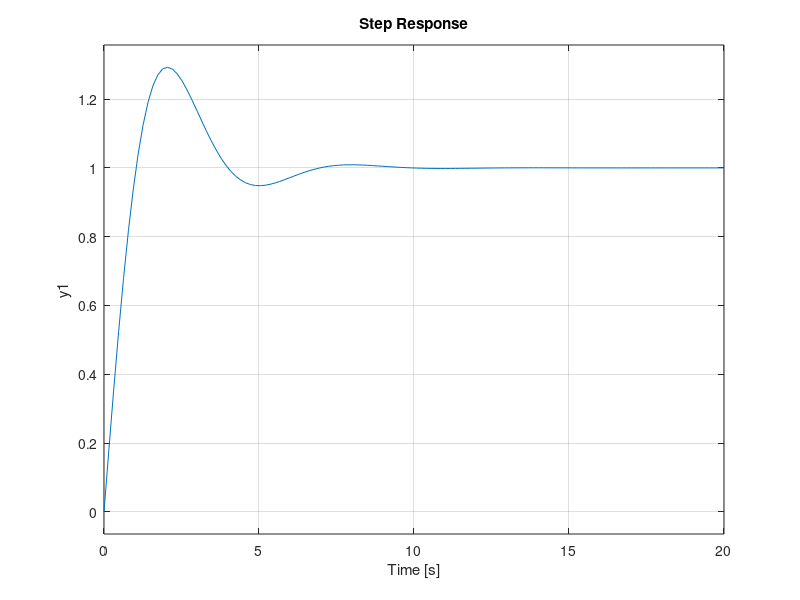

MATLAB code for this plot: (Note: this script raises an error after producing the figure.)
n=[0.023];
d=[0.005 0.010 0.0005]
G=tf(n,d)
n1= [0.25 0.80 0.63];
d1=[0 1 0];
G1=tf(n1,d1)
G2= series(G, G1);
n2=[1];
d2=[1];
G3=tf(n2,d2)
G4=feedback(G2,G3)
step(G4)
stepinfo(G4)
